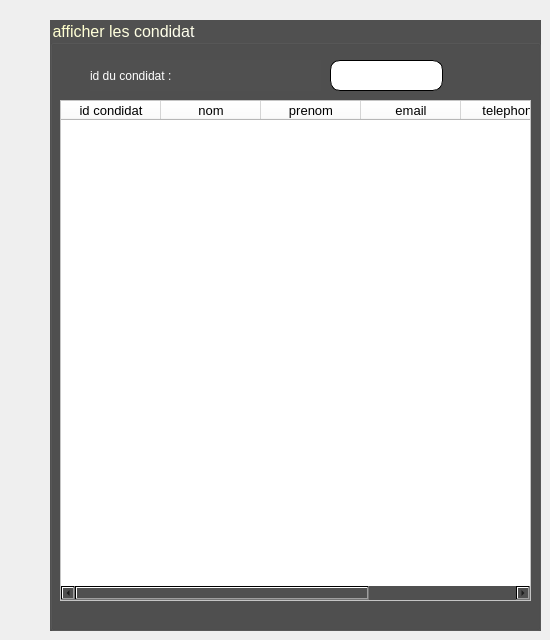
      <widget class="QWidget" name="afficher_rec_4">
       <widget class="QGroupBox" name="groupBox_26">
        <property name="geometry">
         <rect>
          <x>50</x>
          <y>20</y>
          <width>491</width>
          <height>611</height>
         </rect>
        </property>
        <property name="font">
         <font>
          <family>Arial</family>
          <pointsize>12</pointsize>
          <weight>9</weight>
          <italic>false</italic>
          <bold>false</bold>
         </font>
        </property>
        <property name="styleSheet">
         <string notr="true">color: qlineargradient(spread:pad, x1:0, y1:0, x2:1, y2:1, stop:0 rgba(255, 255, 190, 255), stop:1 rgba(255, 255, 255, 255));
background-color: qlineargradient(spread:pad, x1:1, y1:0, x2:1, y2:0, stop:0 rgba(80, 80, 80, 255));
font: 75 12pt &quot;Arial&quot;;</string>
        </property>
        <property name="title">
         <string>afficher les condidat</string>
        </property>
        <widget class="QLabel" name="label_189">
         <property name="geometry">
          <rect>
           <x>40</x>
           <y>40</y>
           <width>231</width>
           <height>31</height>
          </rect>
         </property>
         <property name="styleSheet">
          <string notr="true">font: 75 13pt &quot;Arial&quot;;
</string>
         </property>
         <property name="text">
          <string>id du condidat :</string>
         </property>
        </widget>
        <widget class="QLineEdit" name="id_read_6">
         <property name="geometry">
          <rect>
           <x>280</x>
           <y>40</y>
           <width>113</width>
           <height>31</height>
          </rect>
         </property>
         <property name="styleSheet">
          <string notr="true">background-color: qlineargradient(spread:pad, x1:0, y1:0, x2:1, y2:1, stop:0 rgba(189, 189, 189, 255), stop:1 rgba(255, 255, 255, 255));
background-color: qlineargradient(spread:pad, x1:0, y1:0, x2:1, y2:1, stop:0 rgba(255, 255, 255, 255), stop:1 rgba(255, 255, 255, 255));
border-radius:10px;
border:1px solid black;</string>
         </property>
        </widget>
        <widget class="QTableWidget" name="table_2">
         <property name="geometry">
          <rect>
           <x>10</x>
           <y>80</y>
           <width>471</width>
           <height>501</height>
          </rect>
         </property>
         <property name="styleSheet">
          <string notr="true">QTableWidget {
    background-color: white;
    color: black;
}

QTableWidget QHeaderView {
    background-color: white;
    color: black;
}

QTableWidget QTableCornerButton::section {
    background-color: white;
    color: black;
}

QTableWidget::item {
    color: black;
}
</string>
         </property>
         <column>
          <property name="text">
           <string>id condidat</string>
          </property>
          <property name="font">
           <font>
            <pointsize>10</pointsize>
            <weight>50</weight>
            <bold>false</bold>
           </font>
          </property>
         </column>
         <column>
          <property name="text">
           <string>nom</string>
          </property>
          <property name="font">
           <font>
            <pointsize>10</pointsize>
           </font>
          </property>
         </column>
         <column>
          <property name="text">
           <string>prenom</string>
          </property>
          <property name="font">
           <font>
            <pointsize>10</pointsize>
           </font>
          </property>
         </column>
         <column>
          <property name="text">
           <string>email</string>
          </property>
          <property name="font">
           <font>
            <pointsize>10</pointsize>
           </font>
          </property>
         </column>
         <column>
          <property name="text">
           <string>telephone</string>
          </property>
          <property name="font">
           <font>
            <pointsize>10</pointsize>
           </font>
          </property>
         </column>
         <column>
          <property name="text">
           <string>cin</string>
          </property>
          <property name="font">
           <font>
            <pointsize>10</pointsize>
           </font>
          </property>
         </column>
        </widget>
       </widget>
      </widget>
